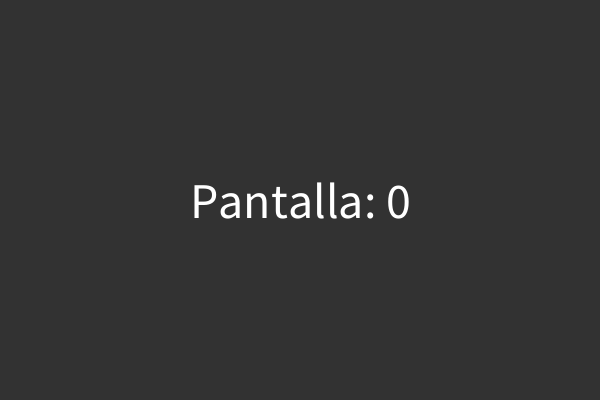
Frame 1 (no input)
Frame 60 (the mouse pressed at the canvas centre just before this capture): identical to frame 1, image omitted
Frame 120 (the mouse held since frame 60 and released just before this capture): identical to frame 1, image omitted

The Processing sketch that drew this single still picture (run headless with seeded random() and noise(); from frame 60 on, the mouse is pressed at the canvas centre):

// Processing sketch: ej10b_pantallas2
// ── ej10b_pantallas2.pde

// PANTALLAS v2: manera CON condicionales (lógica de estados)

int pantalla;  //también podría ser tipo String

void setup() {
  size( 600, 400 );
  textSize( 50 );
  textAlign( CENTER, CENTER );

  //inicio en la primer pantalla
  pantalla = 0;
}

void draw() {  //SEGMENTO el ciclo DRAW en 4 PANTALLAS
  
  //---------------------------------------------------
  if ( pantalla == 0 ) {
    background( 50 );
    text( "Pantalla: " + pantalla, width/2, height/2 );
    
  //---------------------------------------------------
  } else if ( pantalla == 1 ) {
    background( 100 );
    text( "Pantalla: " + pantalla, width/2, height/2 );
  
    
  //---------------------------------------------------
  } else if ( pantalla == 2 ) {
    background( 150 );
    text( "Pantalla: " + pantalla, width/2, height/2 );

    
  //---------------------------------------------------
  } else if ( pantalla == 3 ) {
    background( 200 );
    text( "Pantalla: " + pantalla, width/2, height/2 );
    
    
  }
  
}

void keyPressed(){
  pantalla++;
  println( pantalla );
  
  //reiniciar el ciclo de 0 a 3
  if( pantalla == 4 )
    pantalla = 0;
}
